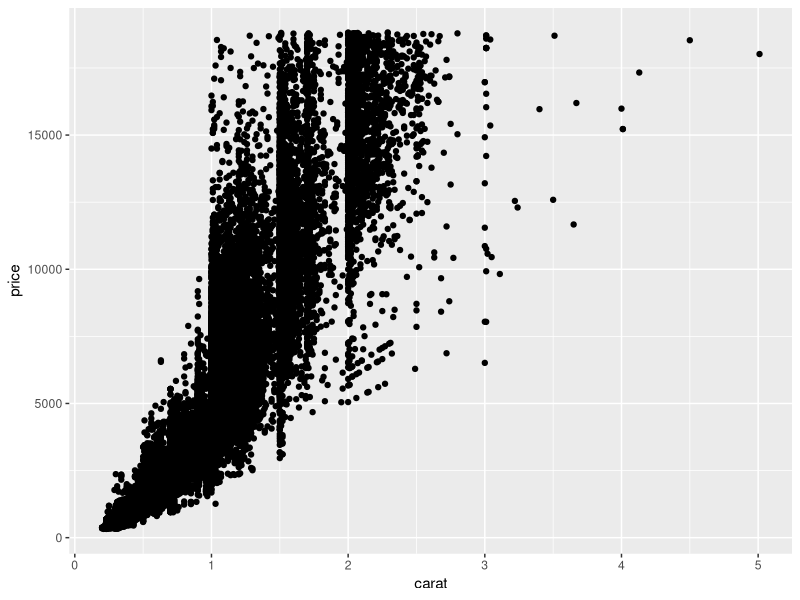
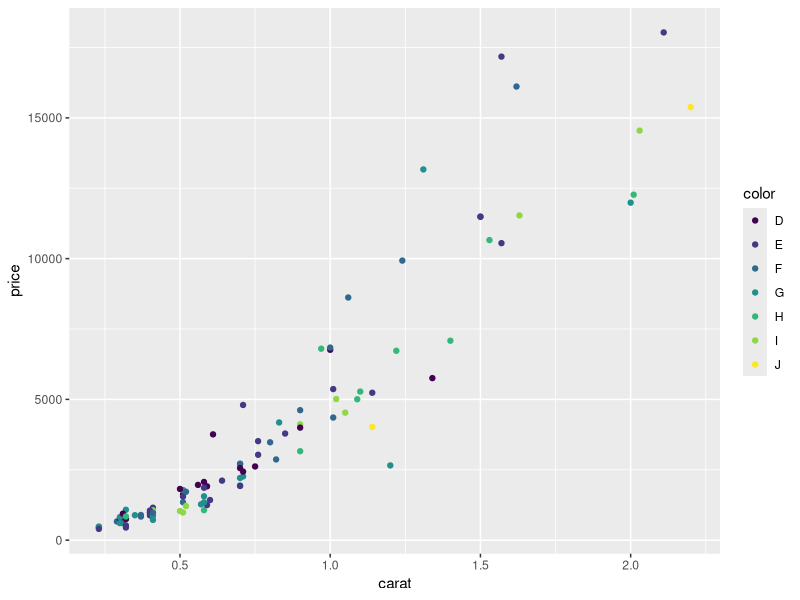
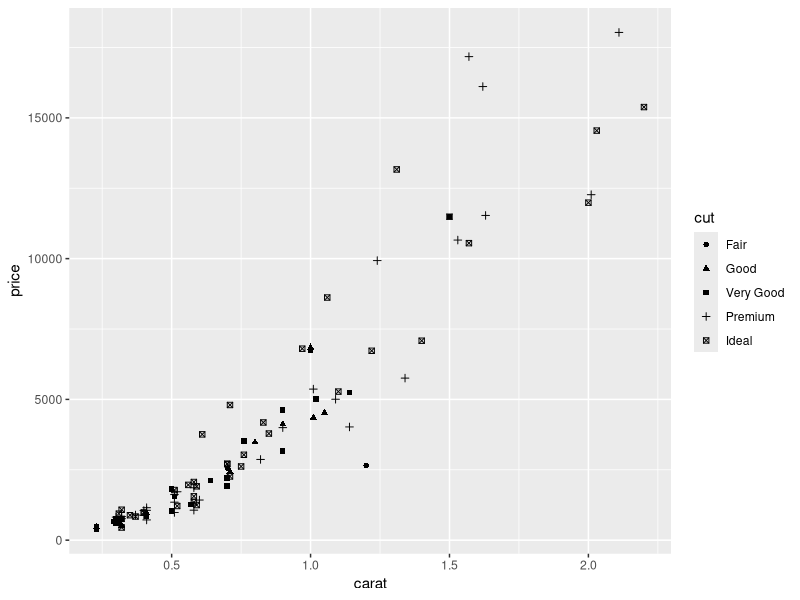
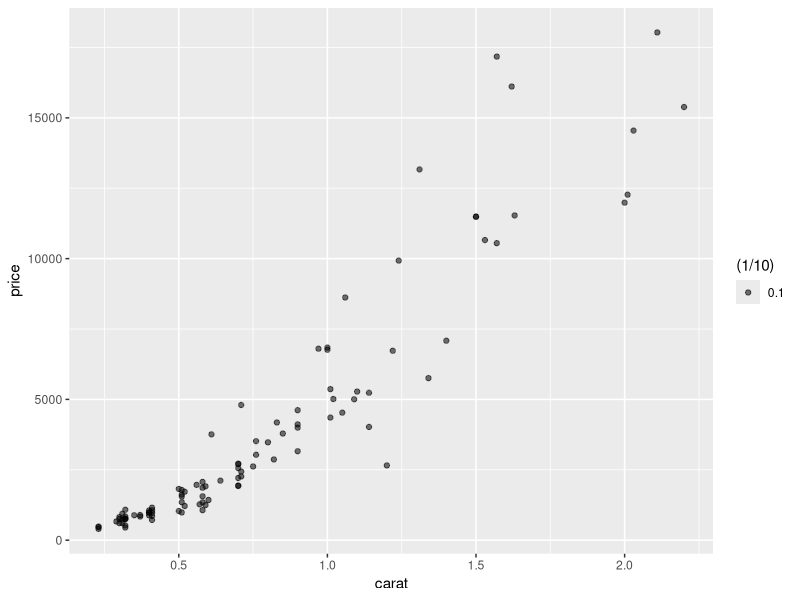
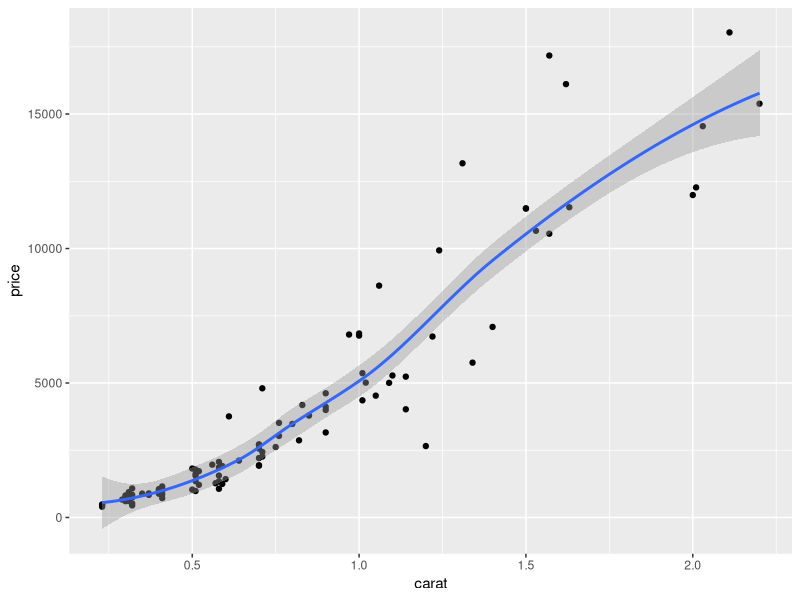
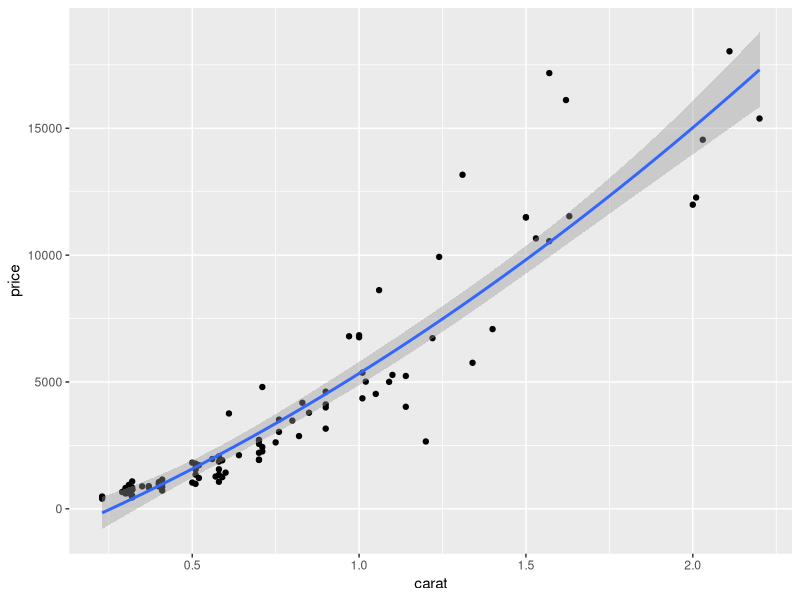
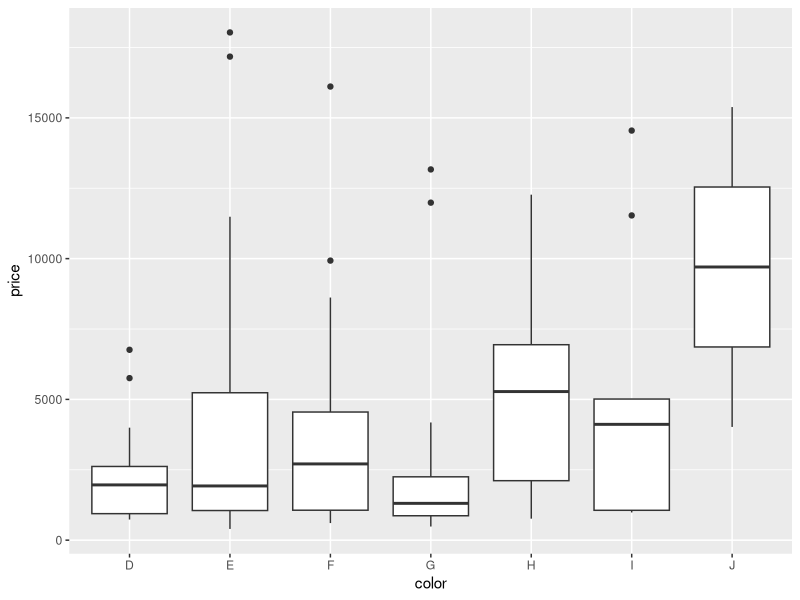
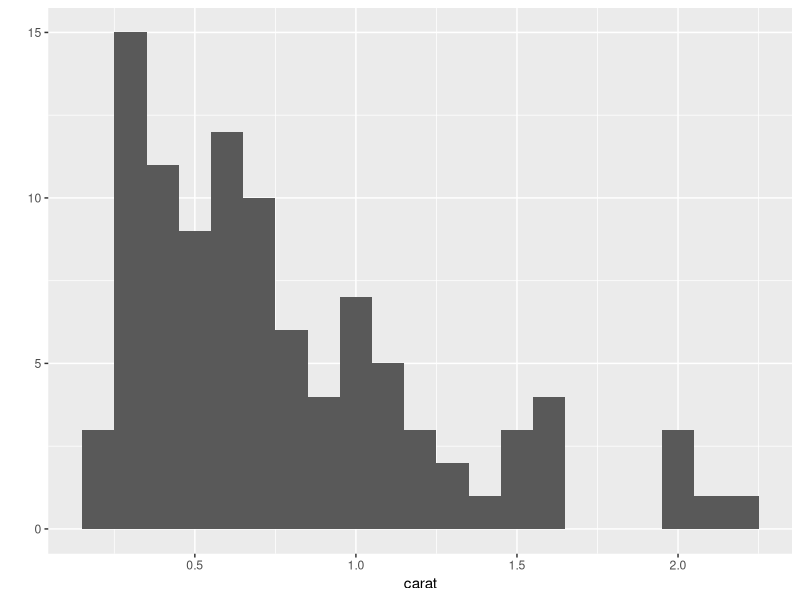

R code for these plots, in order:
## ---- chunk 1
library(ggplot2)
library(reshape2)
dsmall = diamonds[sample(nrow(diamonds), 100),]
qplot(carat, price, data = diamonds)
## ---- chunk 2
qplot(carat, price, data = dsmall, colour = color)
qplot(carat, price, data = dsmall, shape = cut)
qplot(carat, price, data = dsmall, alpha = (1/10))
## ---- chunk 3
qplot(carat, price, data = dsmall, geom = c("point", "smooth"))

#choose different method and formula
qplot(carat, price, data = dsmall, geom = c("point", "smooth"), method = "lm", formula = y~poly(x,2))

#boxplot
##the first variable here is a factor
qplot(color, price, data = dsmall, geom = "boxplot")

#histgram and density
qplot(carat, data = dsmall, geom = "histogram", binwidth = 0.1)
## ---- chunk 4
#setting
##This means we set the colour of all data points to be dark blue.
ggplot(data = dsmall, aes(x = carat, y = price))+
  geom_point(colour = "darkblue")

#mapping
##This means we deem "darkblue" as one class thing and make it the first color which is red. 
ggplot(data = dsmall, aes(x = carat, y = price))+
  geom_point(aes(colour = "darkblue"))

#grouping
ggplot(data = dsmall, aes(x = carat, y = price))+
  geom_line(aes(group = cut))
## ---- chunk 5
d = ggplot(diamonds, aes(carat)) + xlim(0,3)
d + stat_bin(aes(y = ..count..), binwidth = 0.1, geom = "area")
d + stat_bin(aes(size = ..density..), binwidth = 0.1, geom = "point", position = "identity")
## ---- chunk 6
#No position, default is position = stack
ggplot(dsmall, aes(carat)) +
  geom_histogram(aes(colour = cut), binwidth = 0.1)


ggplot(dsmall, aes(carat)) +
  stat_bin(aes(y = ..count.., colour = cut), binwidth = 0.1)

#Have position
ggplot(dsmall, aes(carat)) +
  geom_histogram(aes(colour = cut), binwidth = 0.1, stat = "bin", position = "dodge")

## ---- chunk 7
#The default scale
p = ggplot(aes(x = sleep_total, y = sleep_cycle, colour = vore), data = msleep) + geom_point()
p

#Change the appearance of the legend
p + scale_color_hue("what does\nit eat?", breaks = c("herbi", "carni", "omni", NA), labels = c("plants", "meat", "both", "don't know"))

#Use a different scale
p + scale_color_brewer(palette = "Set1")
## ---- chunk 8

p = ggplot(data = mpg, aes(x = cty, y = hwy, colour = displ)) + geom_point()
p

#Set the names
p + labs(x = expression(frac(miles, gallon)), y = "Highway", colour = "Displacement")

#Set the breaks and labels
p + scale_x_continuous(breaks = c(15,25), labels = c("a","b")) +scale_y_continuous(breaks = c(20,30,40), labels = c("20_y","30_y","40_y") )

#Set the limits
p + scale_x_continuous(limits = c(15,25))
## ---- chunk 9
#CONTINUOUS
q = ggplot(data = mpg, aes(x = cty, y = hwy, fill = displ)) + geom_tile()
q

##pay attention the 'limits' works on which variable, since here we use 'scale_fill' and 'fill = diple', so 'limits' works on displ.
q+scale_x_continuous(expand = c(0,0))+scale_y_continuous(expand = c(0,0))+scale_fill_gradient(limits = c(2,3), low = "white", high = "red")

#DISCRETE
point = qplot(data = msleep,x = brainwt, y= bodywt, log = "xy", colour = vore)
point

point + scale_color_brewer(palette = "Set2")

area = qplot(log10(brainwt), data = msleep, fill = vore, binwidth = 1)
area
area + scale_fill_brewer(palette = "Pastel1")

#Pay attention that the number of color you set should match to the number of level of "displ"

point + scale_color_manual(values = c("red","orange","yellow","green","blue"))

point +aes(shape = vore) +scale_shape_manual(values = c(1,2,6,0,23))
## ---- chunk 10
mpg2 = subset(mpg, cyl != 5 & drv %in% c("4", "f"))

#A single row with multiple columns.
qplot(cty, hwy, data = mpg2) + facet_grid(.~cyl)

#A single column with multiple rows.
qplot(cty, data = mpg2, geom = "histogram", binwidth = 2) +facet_grid(cyl~.)

#multiple rows and columns.
qplot(cty, hwy, data = mpg2) + facet_grid(drv~cyl)

#facet with margin(total over a row or column)
qplot(cty, hwy, data = mpg2) + 
  geom_smooth(method = "lm", se = F) +
  facet_grid(drv ~ cyl, margins = T)
  
## ---- chunk 11
qplot(cty, data = mpg2, geom = "histogram", binwidth = 2) +
  facet_wrap(c("cyl","drv"), ncol = 2)

## ---- chunk 12
#example of free scales
p = qplot(cty, hwy, data = mpg2)
p + facet_wrap(~cyl, scales = "free")

#example of fixed scales
em = melt(economics, id = "date")
ggplot(data = em, aes(x = date, y = value)) +
  geom_line(aes(group = variable))+
  facet_grid(variable~., scales = "free_y")
ggplot(data = em, aes(x = date, y = value)) +
  geom_line(aes(group = variable))+
  facet_wrap(~variable, scales = "free_y")
